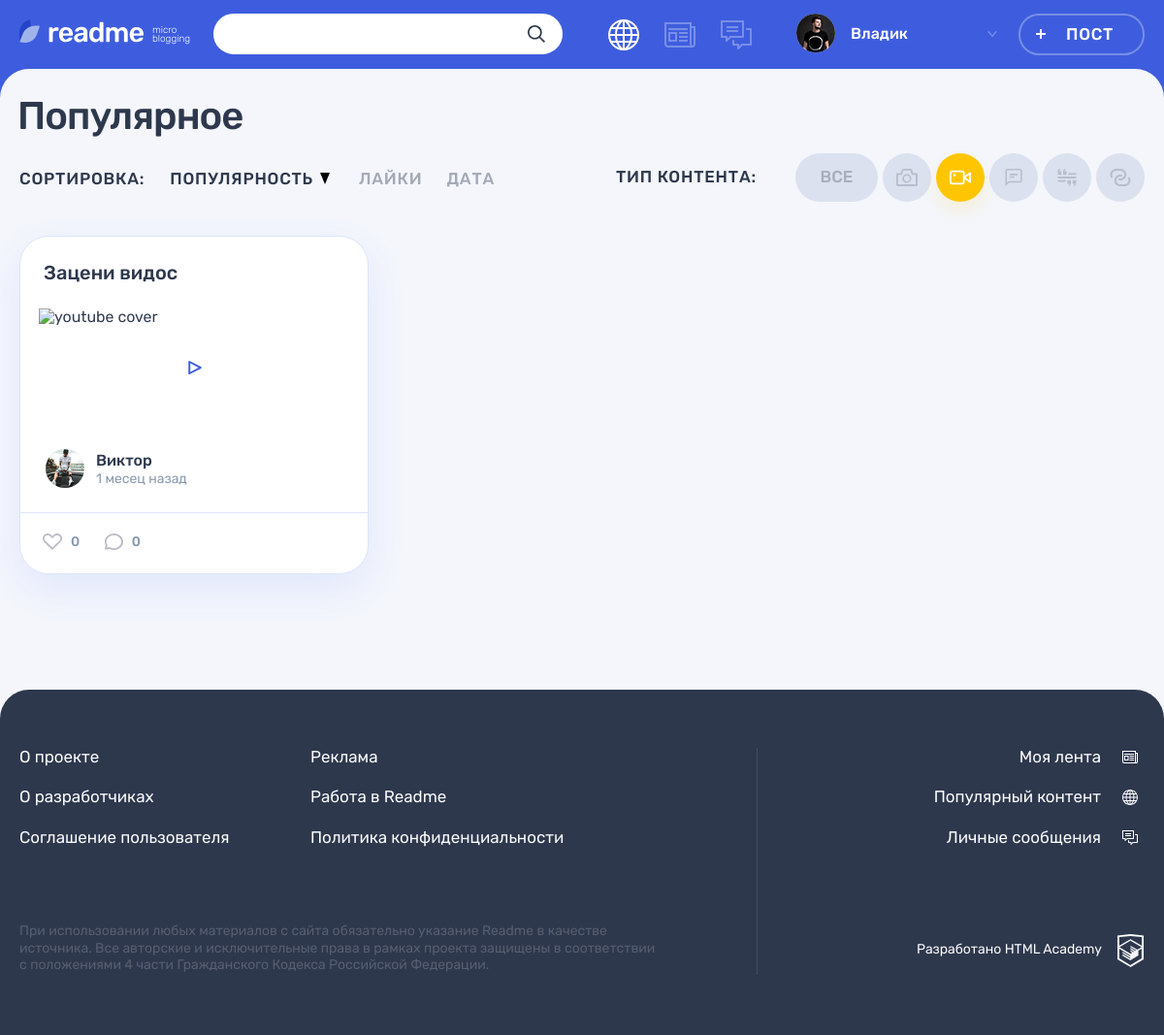
The app's page /popular.php?current_page=1&type=video (signed in) with its own data.
### tables this page shows
CREATE TABLE content_type (
id INT UNSIGNED AUTO_INCREMENT PRIMARY KEY,
type_name VARCHAR(128) NOT NULL,
icon_type VARCHAR(128) NOT NULL
);

CREATE TABLE posts (
  id INT UNSIGNED AUTO_INCREMENT PRIMARY KEY,
  post_date TIMESTAMP DEFAULT CURRENT_TIMESTAMP,
  title VARCHAR(128) NOT NULL,
  content_text VARCHAR(512) NULL,
  quote_author VARCHAR(128) NULL,
  img VARCHAR(128) NULL,
  video VARCHAR(128) NULL,
  link VARCHAR(256) NULL,
  views INT UNSIGNED NULL,

  user_id INT UNSIGNED NOT NULL,
  type_id INT UNSIGNED  NOT NULL,
  original_author_id INT UNSIGNED NULL,
  original_id INT UNSIGNED NULL
);

CREATE TABLE users (
id INT UNSIGNED AUTO_INCREMENT PRIMARY KEY,
registration_date TIMESTAMP DEFAULT CURRENT_TIMESTAMP,
email VARCHAR(128) NOT NULL UNIQUE,
login VARCHAR(128) NOT NULL UNIQUE,
password VARCHAR(128) NOT NULL,
avatar VARCHAR(128) NOT NULL
);

### functions.php (called while the page is built, shortened)
<?php
function include_template($name, $data)
{
    $name = 'templates/'.$name;
    extract($data);
    require $name;
    $result = ob_get_clean();
    return $result;
}
function anti_xss($user_content)
{
    return htmlspecialchars($user_content, ENT_QUOTES);
}
function time_ago($post_upload_time, $ago_text = " назад")
{
    $interval = $post_upload_time->diff(new DateTime('now'));
    $months = (int)$interval->format('%m');
    $days = (int)$interval->format('%d');
    $hours = (int)$interval->format('%H');
    $minutes = (int)$interval->format('%i');
    $years = (int)$interval->format('%Y');
    $ago = 0;
    if ($years !== 0) {
        $years = floor($years);
        $ago = $years.' '.plural_form($years, array('год', 'года', 'лет')).$ago_text;
    } elseif ($months !== 0) {
        $months = floor($months);
        $ago = $months.' '.plural_form($months, array('месец', 'месеца', 'месецев')).$ago_text;
    } elseif ($days > 7 && $days < 35) {
        $week = floor($days / 7);
        $ago = $week.' '.plural_form($week, array('неделю', 'недели', 'недель')).$ago_text;
    } elseif ($days !== 0) {
        $ago = $days.' '.plural_form($days, array('день', 'дня', 'дней')).$ago_text;
    } elseif ($hours !== 0) {
        $hours = floor($hours);
        $ago = $hours.' '.plural_form($hours, array('час', 'часа', 'часов')).$ago_text;
    } elseif ($minutes !== 0) {
        $ago = $minutes.' '.plural_form($minutes, array('минуту', 'минуты', 'минут')).$ago_text;
    } else {
        $ago = 'меньше минуты назад';
    }
    return $ago;
}
function plural_form($n, $forms)
{
    return $n % 10 === 1 && $n % 100 !== 11 ? $forms[0] : ($n % 10 >= 2 && $n % 10 <= 4 && ($n % 100 < 10 || $n % 100 >= 20) ? $forms[1] : $forms[2]);
}

### db_requests.php (called while the page is built, shortened)
<?php
function get_data($link, $sql)
{
    $result = mysqli_query($link, $sql);
    $result = mysqli_fetch_all($result, MYSQLI_ASSOC);
    return $result;
}
function popular_posts_category_sorting($link, $type, $sort_value = 'views', $sorting = ' DESC', $page_items, $offset)
{
    $sql = "SELECT p.*, ct.icon_type, u.avatar, u.login AS author_login, IFNULL(l.likes, 0) AS likes, IFNULL(com.comments, 0) AS comments_value
    FROM posts p
    JOIN users u ON p.user_id = u.id
    JOIN content_type ct ON p.type_id = ct.id
    LEFT JOIN (SELECT l.post_id, COUNT(*) AS likes FROM likes l GROUP BY l.post_id) AS l ON l.post_id = p.id
    LEFT JOIN (SELECT com.post_id, COUNT(*) AS comments FROM comments com GROUP BY com.post_id) AS com ON com.post_id = p.id
    WHERE ct.icon_type = '$type'
    ORDER BY $sort_value $sorting
    LIMIT $page_items OFFSET $offset";
    return get_data($link, $sql);
}
function posts_categories($link)
{
    $sql = 'SELECT * FROM content_type';
    return get_data($link, $sql);
}

### templates/main.php (the view, shortened to what this page needs)
<div class="container">
    <h1 class="page__title page__title--popular">Популярное</h1>
</div>
<div class="popular container">
    <div class="popular__filters-wrapper">
        <div class="popular__sorting sorting">
            <b class="popular__sorting-caption sorting__caption">Сортировка:</b>
            <ul class="popular__sorting-list sorting__list">
                <li class="sorting__item sorting__item--popular">
                    <a class="sorting__link <?= ($sorting_parameters['sort_value'] === 'views') ? 'sorting__link--active' : ""; ?> <?= ($sorting_parameters['sorting'] === 'ASC') ? 'sorting__link--reverse' : ""; ?>"
                       href="popular.php?sort_value=views&sorting=<?= ($sorting_parameters['sorting'] === 'DESC') ? "ASC" : "DESC" ?>">
                        <span>Популярность</span>
                        <svg class="sorting__icon" width="10" height="12">
                            <use xlink:href="#icon-sort"></use>
                        </svg>
                    </a>
                </li>
                <li class="sorting__item">
                    <a class="sorting__link <?= ($sorting_parameters['sort_value'] === 'likes') ? 'sorting__link--active' : ""; ?> <?= ($sorting_parameters['sorting'] === 'ASC') ? 'sorting__link--reverse' : ""; ?>"
                       href="popular.php?sort_value=likes&sorting=<?= ($sorting_parameters['sorting'] === 'DESC') ? "ASC" : "DESC" ?>">
                        <span>Лайки</span>
                    </a>
                </li>
                <li class="sorting__item">
                    <a class="sorting__link <?= ($sorting_parameters['sort_value'] === 'post_date') ? 'sorting__link--active' : ""; ?> <?= ($sorting_parameters['sorting'] === 'ASC') ? 'sorting__link--reverse' : ""; ?>"
                       href="popular.php?sort_value=post_date&sorting=<?= ($sorting_parameters['sorting'] === 'DESC') ? "ASC" : "DESC" ?>">
                        <span>Дата</span>
                    </a>
                </li>
            </ul>
        </div>
        <div class="popular__filters filters">
            <b class="popular__filters-caption filters__caption">Тип контента:</b>
            <ul class="popular__filters-list filters__list">
                <li class="popular__filters-item popular__filters-item--all filters__item filters__item--all">
                    <a class="filters__button filters__button--ellipse filters__button--all <?= ($sorting_parameters['type'] === 'all') ? 'filters__button--active' : ""; ?>"
                       href="<?= 'popular.php?type=all' ?>">
                        <span>Все</span>
                    </a>
                </li>
                <?php foreach ($types as $type): ?>
                    <li class="popular__filters-item filters__item">
                        <a href="<?= 'popular.php?current_page=1&type='.$type['icon_type'] ?>"
                           class="filters__button filters__button--<?= ($type['icon_type']) ?> <?= ($sorting_parameters['type'] == $type['icon_type']) ? 'filters__button--active' : ""; ?> button">
                            <svg class="filters__icon" width="22" height="18">
                                <use xlink:href="#icon-filter-<?= ($type['icon_type']) ?>"></use>
                            </svg>
                        </a>
                    </li>
                <?php endforeach ?>
            </ul>
        </div>
    </div>
    <?= $popular_posts ?>
</div>

### templates/popular/popular-posts.php (shortened to what this page needs)
<div class="popular__posts">
    <?php foreach ($posts as $index => $post): ?>
        <article class="popular__post post post-<?= $post['icon_type'] ?>">
            <header class="post__header">
                <h2><a href="post.php?post_id=<?= $post['id'] ?>"><?= anti_xss($post['title']) ?></a></h2>
            </header>
            <div class="post__main">
                <?php if ($post['icon_type'] === 'quote'): ?>
                    <blockquote>
                        <p>
                            <?= anti_xss($post['content_text']) ?>
                        </p>
                        <cite><?= anti_xss($post['quote_author']) ?></cite>
                    </blockquote>
                <?php elseif ($post['icon_type'] === 'video'): ?>
                    <div class="post-video__block">
                        <div class="post-video__preview">
                        </div>
                        <a href="<?= htmlspecialchars(anti_xss($post['video'])) ?>" class="post-video__play-big button"
                           target="_blank">
                            <svg class="post-video__play-big-icon" width="14" height="14">
                                <use xlink:href="#icon-video-play-big"></use>
                            </svg>
                        </a>
                    </div>
                <?php else: ?>
                    <?= crop_text(anti_xss($post['content_text']), $post['id']) ?>
                <?php endif; ?>
            </div>
            <footer class="post__footer">
                <div class="post__author">
                    <a class="post__author-link" href="profile.php?active_tab=posts&user_id=<?= $post['user_id'] ?>"
                       title="Автор">
                        <div class="post__avatar-wrapper">
                            <img class="post__author-avatar" width="40px"
                                 src="userpics/<?= anti_xss($post['avatar']) ?>" alt="Аватар пользователя">
                        </div>
                        <div class="post__info">
                            <b class="post__author-name"><?= anti_xss($post['author_login']) ?></b>
                            <?php $post_date = new DateTime($post['post_date']); ?>
                            <time class="post__time" title="<?= $post_date->format('d.m.Y H:i') ?>"
                                  datetime="<?= $post_date->format('Y-m-d H:i:s') ?>"><?= time_ago($post_date) ?></time>
                        </div>
                    </a>
                </div>
                <div class="post__indicators">
                    <div class="post__buttons">
                        <a class="post__indicator post__indicator--likes button"
                           href="like.php?post_id=<?= $post['id'] ?>" title="Лайк">
                            <svg class="post__indicator-icon" width="20" height="17">
                                <use xlink:href="#icon-heart"></use>
                            </svg>
                            <span><?= $post['likes'] ?></span>
                        </a>
                        <a class="post__indicator post__indicator--comments button"
                           href="post.php?post_id=<?= $post['id'] ?>#last-comment" title="Комментарии">
                            <svg class="post__indicator-icon" width="19" height="17">
                                <use xlink:href="#icon-comment"></use>
                            </svg>
                            <span><?= $post['comments_value'] ?></span>
                        </a>
                    </div>
                </div>
            </footer>
        </article>
    <?php endforeach; ?>
</div>

### records on screen
posts: title "Зацени видос", user.avatar (picture), user.login "Виктор", post_date "1 месец назад", likes "0", comments_value "0"

### other values on screen
anti_xss($user_data['login']) "Владик"
